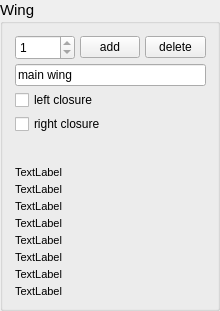
       <widget class="QGroupBox" name="groupBoxGeometryWing">
        <property name="geometry">
         <rect>
          <x>5</x>
          <y>10</y>
          <width>220</width>
          <height>311</height>
         </rect>
        </property>
        <property name="minimumSize">
         <size>
          <width>0</width>
          <height>300</height>
         </size>
        </property>
        <property name="font">
         <font>
          <pointsize>11</pointsize>
          <weight>50</weight>
          <bold>false</bold>
         </font>
        </property>
        <property name="title">
         <string>Wing</string>
        </property>
        <widget class="QWidget" name="layoutGeometryWing">
         <property name="geometry">
          <rect>
           <x>10</x>
           <y>30</y>
           <width>201</width>
           <height>273</height>
          </rect>
         </property>
         <layout class="QGridLayout" name="gridLayout_3">
          <property name="horizontalSpacing">
           <number>5</number>
          </property>
          <property name="verticalSpacing">
           <number>4</number>
          </property>
          <property name="margin">
           <number>5</number>
          </property>
          <item row="0" column="0">
           <widget class="QSpinBox" name="selectWing">
            <property name="minimumSize">
             <size>
              <width>60</width>
              <height>25</height>
             </size>
            </property>
            <property name="font">
             <font>
              <pointsize>9</pointsize>
              <weight>50</weight>
              <bold>false</bold>
             </font>
            </property>
            <property name="minimum">
             <number>1</number>
            </property>
            <property name="maximum">
             <number>1</number>
            </property>
           </widget>
          </item>
          <item row="0" column="2">
           <widget class="QPushButton" name="deleteWingButton">
            <property name="minimumSize">
             <size>
              <width>55</width>
              <height>0</height>
             </size>
            </property>
            <property name="font">
             <font>
              <pointsize>9</pointsize>
              <weight>50</weight>
              <bold>false</bold>
             </font>
            </property>
            <property name="text">
             <string>delete</string>
            </property>
           </widget>
          </item>
          <item row="0" column="1">
           <widget class="QPushButton" name="addWingButton">
            <property name="minimumSize">
             <size>
              <width>55</width>
              <height>0</height>
             </size>
            </property>
            <property name="font">
             <font>
              <pointsize>9</pointsize>
              <weight>50</weight>
              <bold>false</bold>
             </font>
            </property>
            <property name="text">
             <string>add</string>
            </property>
           </widget>
          </item>
          <item row="1" column="0" colspan="3">
           <widget class="QLineEdit" name="geometryWingName">
            <property name="font">
             <font>
              <pointsize>9</pointsize>
             </font>
            </property>
            <property name="text">
             <string>main wing</string>
            </property>
           </widget>
          </item>
          <item row="4" column="0">
           <spacer name="verticalSpacer">
            <property name="orientation">
             <enum>Qt::Vertical</enum>
            </property>
            <property name="sizeHint" stdset="0">
             <size>
              <width>20</width>
              <height>20</height>
             </size>
            </property>
           </spacer>
          </item>
          <item row="6" column="0" colspan="3">
           <widget class="QLabel" name="labelWingArea">
            <property name="font">
             <font>
              <pointsize>8</pointsize>
             </font>
            </property>
            <property name="text">
             <string>TextLabel</string>
            </property>
           </widget>
          </item>
          <item row="5" column="0" colspan="3">
           <widget class="QLabel" name="labelWingSpan">
            <property name="font">
             <font>
              <pointsize>8</pointsize>
             </font>
            </property>
            <property name="text">
             <string>TextLabel</string>
            </property>
           </widget>
          </item>
          <item row="10" column="0" colspan="3">
           <widget class="QLabel" name="labelWingLmu">
            <property name="font">
             <font>
              <pointsize>8</pointsize>
             </font>
            </property>
            <property name="text">
             <string>TextLabel</string>
            </property>
           </widget>
          </item>
          <item row="7" column="0" colspan="3">
           <widget class="QLabel" name="labelWingLambda">
            <property name="font">
             <font>
              <pointsize>8</pointsize>
             </font>
            </property>
            <property name="text">
             <string>TextLabel</string>
            </property>
           </widget>
          </item>
          <item row="9" column="0" colspan="3">
           <widget class="QLabel" name="labelWingXC">
            <property name="font">
             <font>
              <pointsize>8</pointsize>
             </font>
            </property>
            <property name="text">
             <string>TextLabel</string>
            </property>
           </widget>
          </item>
          <item row="8" column="0" colspan="3">
           <widget class="QLabel" name="labelWingLiftingArea">
            <property name="font">
             <font>
              <pointsize>8</pointsize>
             </font>
            </property>
            <property name="text">
             <string>TextLabel</string>
            </property>
           </widget>
          </item>
          <item row="11" column="0" colspan="3">
           <widget class="QLabel" name="labelWingSideArea">
            <property name="font">
             <font>
              <pointsize>8</pointsize>
             </font>
            </property>
            <property name="text">
             <string>TextLabel</string>
            </property>
           </widget>
          </item>
          <item row="12" column="0" colspan="3">
           <widget class="QLabel" name="labelWingXS">
            <property name="font">
             <font>
              <pointsize>8</pointsize>
             </font>
            </property>
            <property name="text">
             <string>TextLabel</string>
            </property>
           </widget>
          </item>
          <item row="2" column="0" colspan="3">
           <widget class="QCheckBox" name="geometryWingLeftClosure">
            <property name="font">
             <font>
              <pointsize>9</pointsize>
             </font>
            </property>
            <property name="text">
             <string>left closure</string>
            </property>
           </widget>
          </item>
          <item row="3" column="0" colspan="3">
           <widget class="QCheckBox" name="geometryWingRightClosure">
            <property name="font">
             <font>
              <pointsize>9</pointsize>
             </font>
            </property>
            <property name="text">
             <string>right closure</string>
            </property>
           </widget>
          </item>
         </layout>
        </widget>
       </widget>
